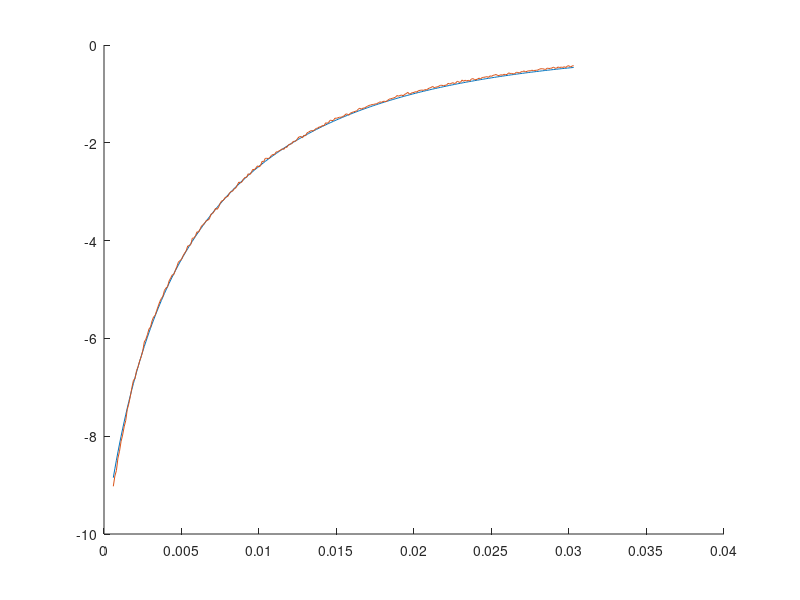
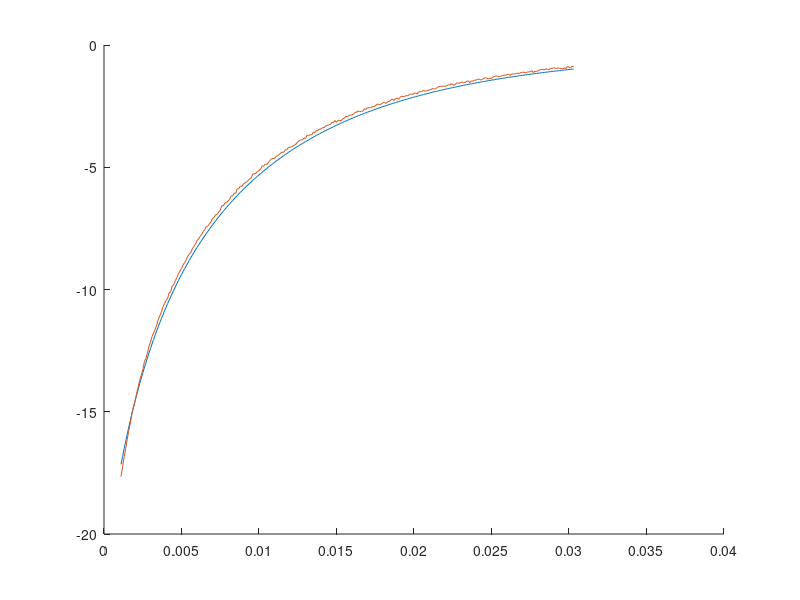
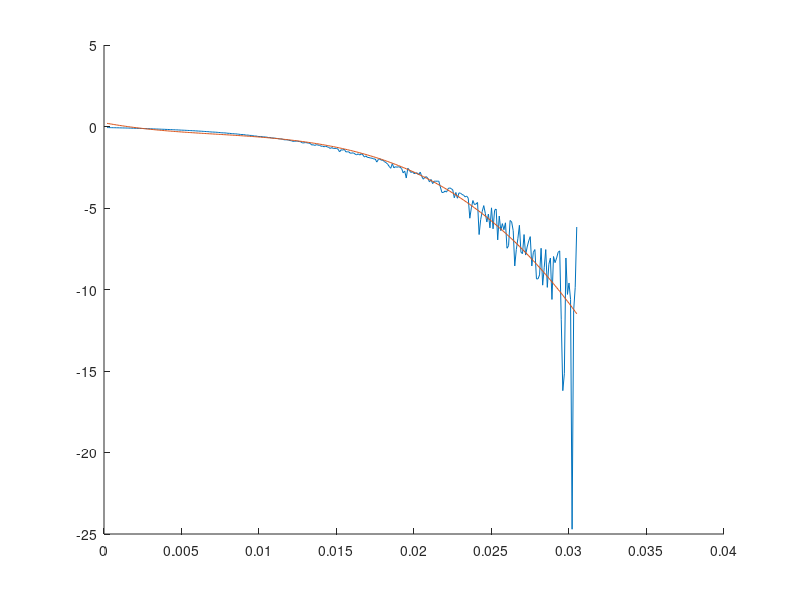
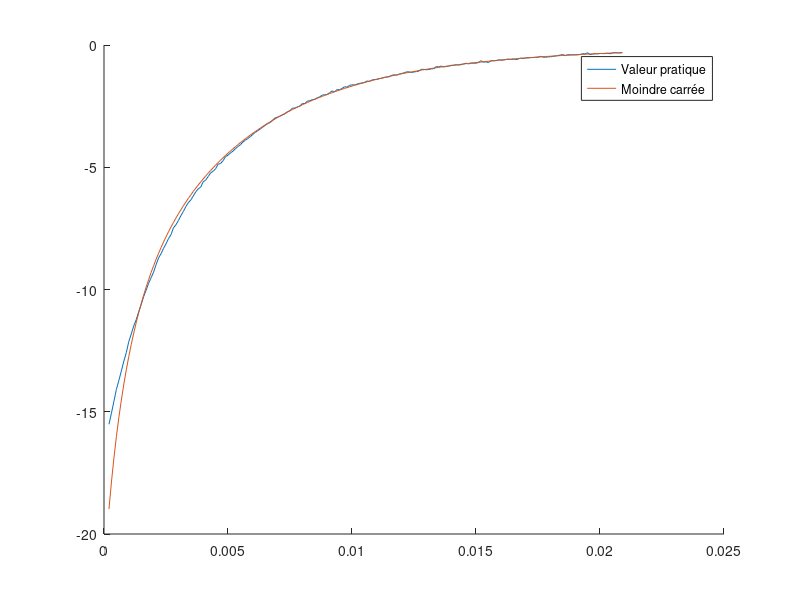

MATLAB code to generate these figures, in order:
clear all
close all
clc
load('Fe_attraction.mat');
load('Fs.mat');




%%  Identification de Fe avec la méthode des moindres carrées pour 1mA
be1 = 13.029359254409743;
Xnum_Fe_m1A = -(1+be1*abs(-1))
Xnum_Fe_2mA = -(4+be1*abs(-2))

%Méthode des moindres carrées
P = [ones(size(z_m1A)) z_m1A z_m1A.^2 z_m1A.^3 z_m1A.^4]./Xnum_Fe_m1A;
Y = 1./Fe_m1A;
A = pinv(P)*Y;

%Création de la fonction Fe
Fe_mc_1mA = Xnum_Fe_m1A./(A(1) + A(2).*z_m1A + A(3).*z_m1A.^2 + A(4).*z_m1A.^3)

%Calcul des erreurs RMS et corrélation E
E = sum((Fe_mc_1mA - Fe_m1A).^2);
N = size(Fe_mc_1mA);
N = N(1)
RMS = ((1/N)*E).^0.5;
Y_R2 = (1/N)*sum(Fe_m1A);
R_2 = sum((Fe_mc_1mA - Y_R2).^2)/sum((Fe_m1A-Y_R2).^2);

%Affichage sur graphique
figure();
hold on
plot(z_m1A, Fe_mc_1mA)
plot(z_m1A, Fe_m1A)

%Comparer avec valeur de Fe_m2A
Fe_mc_2mA = Xnum_Fe_2mA./(A(1) + A(2).*z_m2A + A(3).*z_m2A.^2 + A(4).*z_m2A.^3)

figure();
hold on
plot(z_m2A, Fe_mc_2mA)
plot(z_m2A, Fe_m2A)

E = sum((Fe_mc_2mA - Fe_m2A).^2);
N = size(Fe_mc_2mA);
N = N(1)
RMS = ((1/N)*E).^0.5;
Y_R2 = (1/N)*sum(Fe_m2A);
R_2 = sum((Fe_mc_2mA - Y_R2).^2)/sum((Fe_m2A-Y_R2).^2);

%%
clear all
load('Fe_attraction.mat');
load('Fs.mat');
Y = (Fs.^(-1));
z = z_pos
X = [ones(size(z)) z z.^2 z.^3].*-1;

R = X'*X;
P = X'*Y;
A = inv(R)*P;


Y_mc = -1.*(A(1) + A(2).*z + A(3).*z.^2 + A(4).*z.^3)

%Affichage de la fonction obtenue versus Y
figure() ;
hold on
plot(z, Y)
plot(z, Y_mc)

%Calcul des erreurs point à point et suppression des conditions
Fs_corrected = Fs;
z_corrected = z;
E_p = ((Y_mc-Y).^2).^0.5;


%Refaire la méthode des moindre carrée en enlevant les erreurs
clear all
load('Fe_attraction.mat');
load('Fs.mat');

Value_to_remove = 96;

Y = (Fs(1:end-Value_to_remove).^(-1));
z = z_pos(1:end-Value_to_remove)
X = [ones(size(z)) z z.^2 z.^3].*-1;

R = X'*X;
P = X'*Y;
A = inv(R)*P;
A_cor = A;

Fs_mc = -1./(A_cor(1) + A_cor(2).*z + A_cor(3).*z.^2 + A_cor(4).*z.^3)

figure() ;
hold on
plot(z, Fs(1:end-Value_to_remove))
plot(z, Fs_mc)
legend('Valeur pratique', 'Moindre carrée')

%Calcul des erreurs RMS et corrélation E
Fs = Fs(1:end-Value_to_remove);
E = sum((Fs_mc - Fs).^2);
N = size(Fs_mc);
N = N(1);
RMS = ((1/N)*E).^0.5;
Y_R2 = (1/N)*sum(Fs);
R_2 = sum((Fs_mc - Y_R2).^2)/sum((Fs-Y_R2).^2);



    
